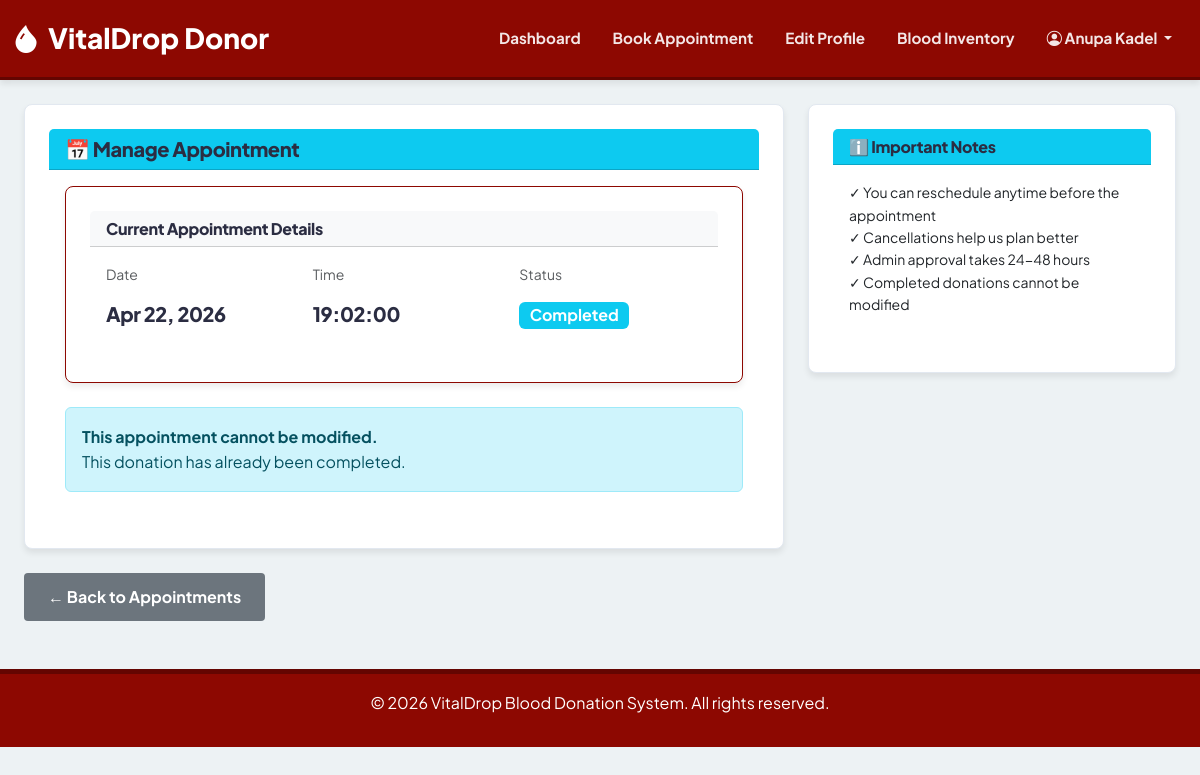
The app's page /donor/manage_appointment.php?id=1 (signed in) with its own data.
### tables this page shows
CREATE TABLE `users` (
  `id` int(11) NOT NULL,
  `full_name` varchar(100) NOT NULL,
  `email` varchar(100) NOT NULL,
  `password` varchar(255) NOT NULL,
  `phone` varchar(20) DEFAULT NULL,
  `address` text DEFAULT NULL,
  `latitude` decimal(10,8) DEFAULT NULL,
  `longitude` decimal(11,8) DEFAULT NULL,
  `city` varchar(100) DEFAULT NULL,
  `blood_type` varchar(5) DEFAULT NULL,
  `date_of_birth` date DEFAULT NULL,
  `gender` char(1) DEFAULT NULL,
  `weight` decimal(5,2) DEFAULT NULL,
  `medical_condition` text DEFAULT NULL,
  `admission_reason` text DEFAULT NULL,
  `medications` text DEFAULT NULL,
  `allergies` text DEFAULT NULL,
  `emergency_contact` varchar(100) DEFAULT NULL,
  `emergency_phone` varchar(20) DEFAULT NULL,
  `role` enum('admin','donor','recipient') NOT NULL,
  `created_at` timestamp NOT NULL DEFAULT current_timestamp(),
  `updated_at` timestamp NOT NULL DEFAULT current_timestamp() ON UPDATE current_timestamp(),
  `reset_token` varchar(64) DEFAULT NULL,
  `reset_token_expiry` datetime DEFAULT NULL
);

CREATE TABLE `appointments` (
  `id` int(11) NOT NULL,
  `donor_id` int(11) DEFAULT NULL,
  `recipient_id` int(11) DEFAULT NULL,
  `appointment_date` date DEFAULT NULL,
  `appointment_time` time DEFAULT NULL,
  `reason` text DEFAULT NULL,
  `status` enum('pending','confirmed','completed','cancelled') DEFAULT 'pending',
  `cancel_reason` text DEFAULT NULL,
  `notes` text DEFAULT NULL,
  `created_at` timestamp NOT NULL DEFAULT current_timestamp(),
  `updated_at` timestamp NOT NULL DEFAULT current_timestamp() ON UPDATE current_timestamp()
);

### donor/manage_appointment.php (the view, shortened to what this page needs)
<?php
include 'includes/header_donor.php';
$user_id = $_SESSION['user_id'];
$apt_id = isset($_GET['id']) ? (int)$_GET['id'] : 0;
$apt = $conn->query("SELECT * FROM appointments WHERE id=$apt_id AND donor_id=$user_id");
$appointment = $apt->fetch_assoc();
$can_modify = in_array($appointment['status'], ['pending', 'confirmed']) && strtotime($appointment['appointment_date']) > time();
?>
<div class="row">
    <div class="col-lg-8">
        <div class="card">
            <div class="card-header bg-info text-white">
                <h5 class="mb-0">📅 Manage Appointment</h5>
            </div>
            <div class="card-body">
                <div class="card border-primary mb-4">
                    <div class="card-header bg-light">
                        <h6 class="mb-0">Current Appointment Details</h6>
                    </div>
                    <div class="card-body">
                        <div class="row">
                            <div class="col-md-4">
                                <p class="text-muted small">Date</p>
                                <h5><?php echo date('M d, Y', strtotime($appointment['appointment_date'])); ?></h5>
                            </div>
                            <div class="col-md-4">
                                <p class="text-muted small">Time</p>
                                <h5><?php echo $appointment['appointment_time']; ?></h5>
                            </div>
                            <div class="col-md-4">
                                <p class="text-muted small">Status</p>
                                <span class="badge bg-<?php echo match($appointment['status']) {
                                    'pending' => 'warning',
                                    'confirmed' => 'success',
                                    'completed' => 'info',
                                    'cancelled' => 'danger',
                                    default => 'secondary'
                                }; ?> fs-6">
                                    <?php echo ucfirst($appointment['status']); ?>
                                </span>
                            </div>
                        </div>
                    </div>
                </div>
                <?php if ($can_modify): ?>
                    <div class="card border-warning mb-4">
                        <div class="card-header bg-light">
                            <h6 class="mb-0">📝 Reschedule Appointment</h6>
                        </div>
                        <div class="card-body">
                            <form method="POST">
                                <input type="hidden" name="action" value="reschedule">
                                <div class="row mb-3">
                                    <div class="col-md-6">
                                        <label class="form-label">New Date <span class="text-danger">*</span></label>
                                        <input type="date" class="form-control" name="new_date"
                                               min="<?php echo date('Y-m-d'); ?>"
                                               value="<?php echo $appointment['appointment_date']; ?>" required>
                                    </div>
                                    <div class="col-md-6">
                                        <label class="form-label">New Time <span class="text-danger">*</span></label>
                                        <input type="time" class="form-control" name="new_time"
                                               value="<?php echo $appointment['appointment_time']; ?>" required>
                                    </div>
                                </div>
                                <button type="submit" class="btn btn-warning btn-sm">
                                    <i class="bi bi-arrow-repeat"></i> Reschedule
                                </button>
                            </form>
                        </div>
                    </div>
                    <div class="card border-danger">
                        <div class="card-header bg-light">
                            <h6 class="mb-0">🚫 Cancel Appointment</h6>
                        </div>
                        <div class="card-body">
                            <form method="POST" onsubmit="return confirm('Are you sure you want to cancel this appointment?');">
                                <input type="hidden" name="action" value="cancel">
                                <div class="mb-3">
                                    <label class="form-label">Reason for Cancellation (Optional)</label>
                                    <textarea class="form-control" name="cancel_reason" rows="2"
                                              placeholder="Tell us why you're cancelling..."></textarea>
                                </div>
                                <button type="submit" class="btn btn-danger btn-sm">
                                    <i class="bi bi-trash"></i> Cancel Appointment
                                </button>
                            </form>
                        </div>
                    </div>
                <?php else: ?>
                    <div class="alert alert-info">
                        <strong>This appointment cannot be modified.</strong>
                        <?php if ($appointment['status'] === 'completed'): ?>
                        <p class="mb-0">This donation has already been completed.</p>
                        <?php else: ?>
                        <p class="mb-0">You can only modify pending or confirmed appointments that are in the future.</p>
                        <?php endif; ?>
                    </div>
                <?php endif; ?>
            </div>
        </div>
    </div>
    <div class="col-lg-4">
        <div class="card mb-3">
            <div class="card-header bg-info text-white">
                <h6 class="mb-0">ℹ️ Important Notes</h6>
            </div>
            <div class="card-body small">
                <ul class="list-unstyled">
                    <li>✓ You can reschedule anytime before the appointment</li>
                    <li>✓ Cancellations help us plan better</li>
                    <li>✓ Admin approval takes 24-48 hours</li>
                    <li>✓ Completed donations cannot be modified</li>
                </ul>
            </div>
        </div>
    </div>
</div>
<div class="mt-4">
    <a href="appointment.php" class="btn btn-secondary">← Back to Appointments</a>
</div>
<?php include 'includes/footer_donor.php'; ?>

### donor/includes/header_donor.php (shortened to what this page needs)
<?php
require_once __DIR__ . '/../../connect.php';
if (!isset($user)) {
    $user_id = $_SESSION['user_id'] ?? null;
    if ($user_id) {
        $user = $conn->query("SELECT * FROM users WHERE id=$user_id")->fetch_assoc();
    } else {
        $user = [];
    }
}
?>
<!DOCTYPE html>
<html lang="en">
<head>
    <link href="https://cdn.jsdelivr.net/npm/bootstrap@5.3.0/dist/css/bootstrap.min.css" rel="stylesheet">
    <link rel="stylesheet" href="https://cdn.jsdelivr.net/npm/bootstrap-icons@1.11.0/font/bootstrap-icons.css">
    <link rel="stylesheet" href="<?php echo BASE_PATH; ?>/public/css/global-styles.css">
</head>
<body>
    <nav class="navbar navbar-expand-lg navbar-dark">
        <div class="container-fluid">
            <a class="navbar-brand" href="donordashboard.php">
                <i class="bi bi-droplet-fill"></i> VitalDrop Donor
            </a>
            <div class="collapse navbar-collapse" id="navbarNav">
                <ul class="navbar-nav ms-auto">
                    <li class="nav-item">
                        <a class="nav-link" href="donordashboard.php">Dashboard</a>
                    </li>
                    <li class="nav-item">
                        <a class="nav-link" href="appointment.php">Book Appointment</a>
                    </li>
                    <li class="nav-item">
                        <a class="nav-link" href="edit_profile.php">Edit Profile</a>
                    </li>
                    <li class="nav-item">
                        <a class="nav-link" href="blood_inventory_view.php">Blood Inventory</a>
                    </li>
                    <li class="nav-item dropdown">
                        <a class="nav-link dropdown-toggle" href="#" id="userDropdown" role="button" data-bs-toggle="dropdown">
                            <i class="bi bi-person-circle"></i> <?php echo htmlspecialchars($user['full_name'] ?? 'Donor'); ?>
                        </a>
                    </li>
                </ul>
            </div>
        </div>
    </nav>
    <div class="container mt-4">

### public/css/global-styles.css (style rules this page uses)
:root { --primary: #8D0801; --primary-light: #D90429; --primary-dark: #640501; --bg-main: #EDF2F4; --bg-card: #FFFFFF; --text-main: #2B2D42; --text-muted: #8D99AE; --white: #FFFFFF; --border: #E2E8F0; --radius-sm: 4px; --radius-md: 8px; --radius-lg: 16px; --shadow-sm: 0 1px 3px rgba(0,0,0,0.12); --shadow-md: 0 4px 6px rgba(0,0,0,0.08); --shadow-lg: 0 10px 15px rgba(0,0,0,0.05); --container-max: 1280px; --nav-height: 80px; }
.border-primary { border-color: var(--primary) !important; }
* { margin: 0; padding: 0; box-sizing: border-box; transition: none !important; animation: none !important; }
body { font-family: 'Plus Jakarta Sans', sans-serif; background-color: var(--bg-main); color: var(--text-main); line-height: 1.6; -webkit-font-smoothing: antialiased; }
h1, h2, h3, h4, h5, h6 { font-weight: 800; letter-spacing: -0.02em; color: var(--text-main); margin-bottom: 1rem; }
p { margin-bottom: 1rem; }
a { color: var(--primary); text-decoration: none; font-weight: 600; }
.container { max-width: var(--container-max); margin: 0 auto; padding: 0 1.5rem; }
.navbar { height: var(--nav-height); background: var(--primary) !important; border-bottom: 3px solid var(--primary-dark); display: flex; align-items: center; position: sticky; top: 0; z-index: 1000; box-shadow: var(--shadow-md); }
.navbar-brand { font-size: 1.75rem; font-weight: 800; color: var(--white) !important; display: flex; align-items: center; gap: 0.5rem; }
.nav-link { color: var(--white) !important; font-weight: 700; font-size: 0.95rem; padding: 0.5rem 1rem !important; opacity: 0.9; }
.card, .stat-card, .status-card { background: var(--white); border-radius: var(--radius-md); padding: 1.5rem; border: 1px solid var(--border); box-shadow: var(--shadow-md); }
.btn { padding: 0.75rem 1.5rem; font-weight: 700; border-radius: var(--radius-sm); cursor: pointer; display: inline-flex; align-items: center; gap: 0.5rem; border: none; text-align: center; }

### records on screen
users: full_name "Anupa Kadel"
appointments: appointment_date "Apr 22, 2026", appointment_time "19:02:00", status "Completed"
